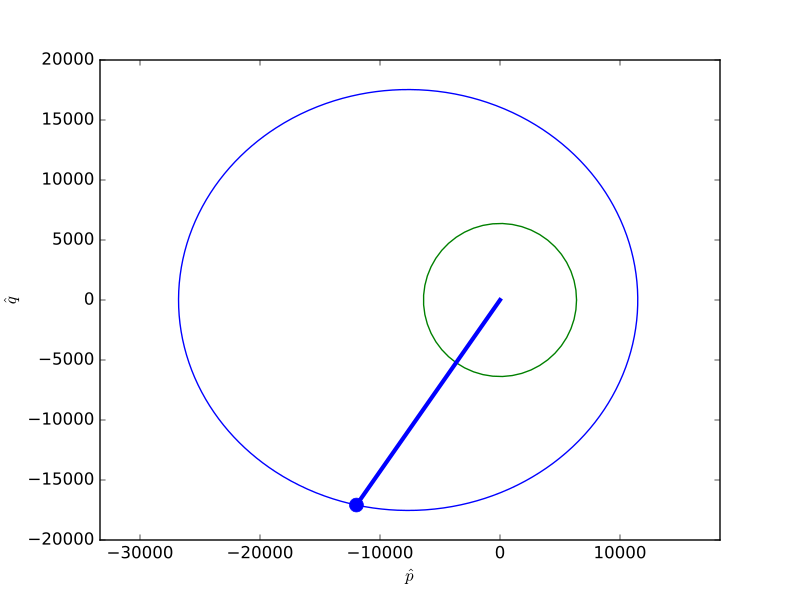

Source code (Python):
"""Problem 3 HW4 2017
"""

from astro import kepler, constants
import numpy as np
import matplotlib.pyplot as plt

# define orbital elements
a = 3 * constants.earth.radius
ecc = 0.4
p = kepler.semilatus_rectum(a, ecc)
inc = np.deg2rad(28.5)
raan = np.deg2rad(45)
argp = np.deg2rad(90)
nu = np.deg2rad(235)

mu = constants.earth.radius
re = constants.earth.radius
kepler.orbit_el(p, ecc, inc, raan, argp, nu, mu, True)

# generate a plot of orbit plane
# plot the orbit
state_eci, state_pqw, state_lvlh, state_sat_eci, state_sat_pqw, state_sat_lvlh = kepler.conic_orbit(p, ecc, inc, raan, argp, nu, nu)

fig, ax =  plt.subplots()
ax.plot(state_pqw[:, 0], state_pqw[:, 1])
ax.plot(re*np.cos(np.linspace(0, 2*np.pi)), re*np.sin(np.linspace(0, 2*np.pi)))
ax.plot([0, state_sat_pqw[0]], [0, state_sat_pqw[1]], 'b-', linewidth=3)
ax.plot(state_sat_pqw[0], state_sat_pqw[1], 'b.', markersize=20)
ax.set_xlabel(r'$\hat p$')
ax.set_ylabel(r'$\hat q$')
plt.axis('equal')
plt.show()
